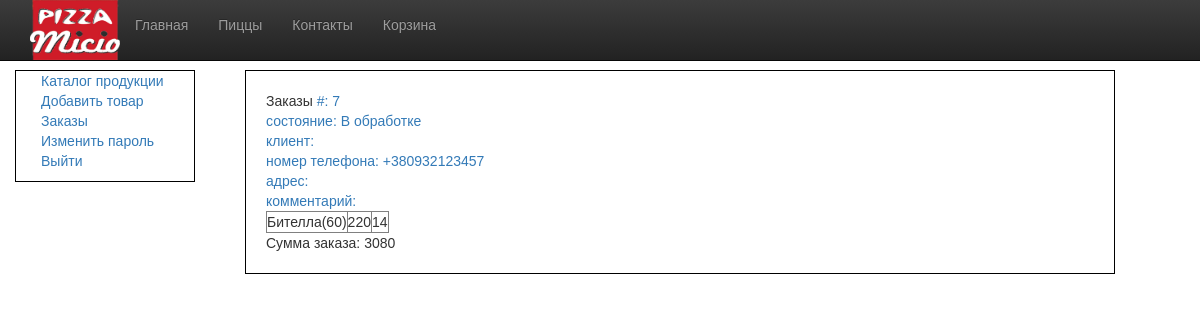
/admin.php?tab=orders&orderid=7 (signed in), run on the app's committed database.
### tables this page shows
CREATE TABLE orders 
(id INT, status TEXT, orderid int, cus_name TEXT, cus_tel TEXT,
cus_email TEXT, cus_addr TEXT, item TEXT, price FLOAT, quan FLOAT,
comment TEXT, date TEXT);

### functions.php (the view, shortened to what this page needs)
<?php
function adminLoadTab() {
    if (isset($_GET['tab'])) {
        if ($_GET['tab'] == 'orders') {
            echo 'Заказы';
            showAllOrders();
        }
    } else {
        echo 'добавить картинку';
    }
}
function showAllOrders() {
    $db = new SQLite3('data.db');
    if (!isset($_GET['orderid'])) {
        $query = 'select id from orders where id=(select max(id) from orders)';
        $maxid = $db->query($query);
        $result = $maxid->fetchArray(SQLITE3_ASSOC);
        $n = $result['id'];
        echo '<table border=1>';
        echo '<tr><td></td><td>дата</td><td>номер</td><td>состояние</td><td>клиент</td><td>номер телефона</td>'
            . '<td>email</td><td>адрес</td><td>сумма заказа</td><td>комментарий</td></tr>';
        for ($i = $n; $i >= 1; $i--) {
            $query = 'select * from orders where orderid =' . $i;
            $result = $db->query($query)->fetchArray(SQLITE3_ASSOC);
            if (isset($result['orderid'])) {
                echo '<tr>';
                if ($result['status'] == 'В обработке') {
                    echo '<td><a href="admin.php?tab=orders&updid=' . $result['orderid']
                        . '"><i class="fa fa-check-square-o"></i></a></td>';
                } else {
                    echo '<td></td>';
                }
                echo '<td>' . $result['date'] . '</td>';
                echo '<td><a href="admin.php?tab=orders&orderid=' . $result['orderid'] . '">' . $result['orderid'] . '</a></td>';
                echo '<td>' . $result['status'] . '</td>';
                echo '<td>' . $result['cus_name'] . '</td>';
                echo '<td>' . $result['cus_tel'] . '</td>';
                echo '<td>' . $result['cus_email'] . '</td>';
                echo '<td>' . $result['cus_addr'] . '</td>';
                echo '<td>' . orderCost($i) . '</td>';
                echo '<td>' . $result['comment'] . '</td>';
                echo '</tr>';
            }
        }
        echo '</table>';
    } else {
        showExactOrder($_GET['orderid']);
    }
}
function showExactOrder($orderid) {
    $db = new SQLite3('data.db');
    $query = 'select * from orders where id=(select max(id) from orders)';
    $maxid = $db->query($query);
    $result = $maxid->fetchArray(SQLITE3_ASSOC);
    $n = $result['id'];
    $query = 'select * from orders where orderid =' . $orderid;
    $result = $db->query($query)->fetchArray(SQLITE3_ASSOC);
    echo '<a> #: ' . $orderid . '</a><br><a> состояние: ' . $result['status'] . '</a><br>';
    echo '<a> клиент: ' . $result['cus_name'] . '</a><br>';
    echo '<a> номер телефона: ' . $result['cus_tel'] . '</a><br>';
    echo '<a> адрес: ' . $result['cus_addr'] . '</a><br>';
    echo '<a> комментарий: ' . $result['comment'] . '</a><br>';
    echo '<table border=1>';
    for ($i = 1; $i <= $n; $i++) {
        $query = 'select * from orders where id =' . $i;
        $result = $db->query($query)->fetchArray(SQLITE3_ASSOC);
        if ($result['orderid'] == $orderid) {
            echo '<tr>';
            echo '<td>' . $result['item'] . '</td>';
            echo '<td>' . $result['price'] . '</td>';
            echo '<td>' . $result['quan'] . '</td>';
            echo '</tr>';
        }
    }
    echo '</table>';
    echo 'Сумма заказа: ' . orderCost($orderid);
}
function orderCost($orderid) {
    $db = new SQLite3('data.db');
    $query = 'select id from orders where id=(select max(id) from orders)';
    $result = $db->query($query)->fetchArray(SQLITE3_ASSOC);
    $n = $result['id'];
    $order_cost = 0;
    for ($i = 1; $i <= $n; $i++) {
        $query = 'select * from orders where id =' . $i;
        $result = $db->query($query)->fetchArray(SQLITE3_ASSOC);
        if ($result['orderid'] == $orderid) {
            $order_cost = $order_cost + $result['price'] * $result['quan'];
        }
    }
    return $order_cost;
}

### css/style.css (style rules this page uses)
body { margin-bottom: 150px; }
.body { font-family: Verdana, Geneva, sans-serif; }

### data on the page
orders: status "В обработке", cus_tel "+380932123457", item "Бителла(60)", price "220", quan "14"

### other printed values
$orderid "7"
orderCost($orderid) "3080"
